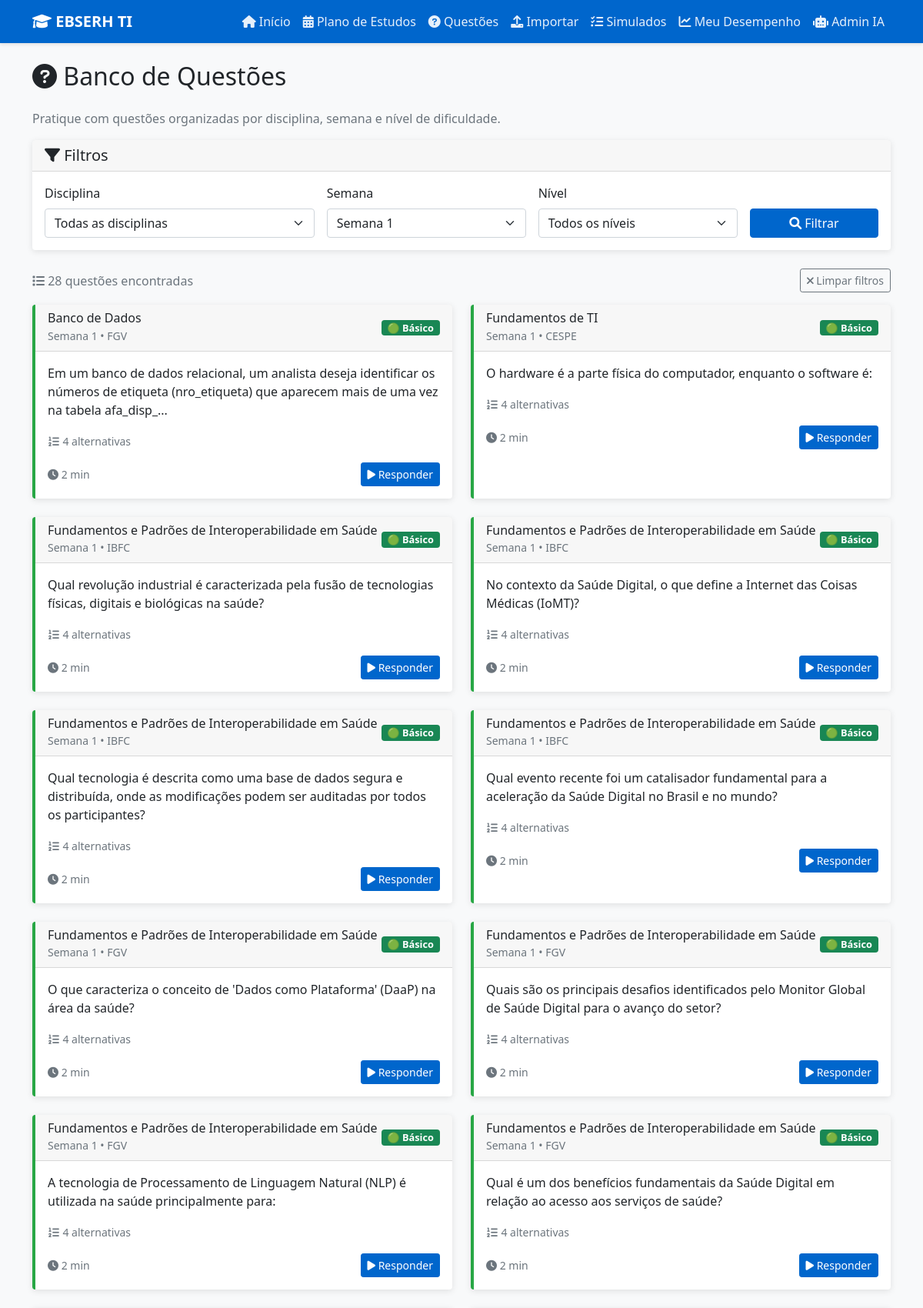
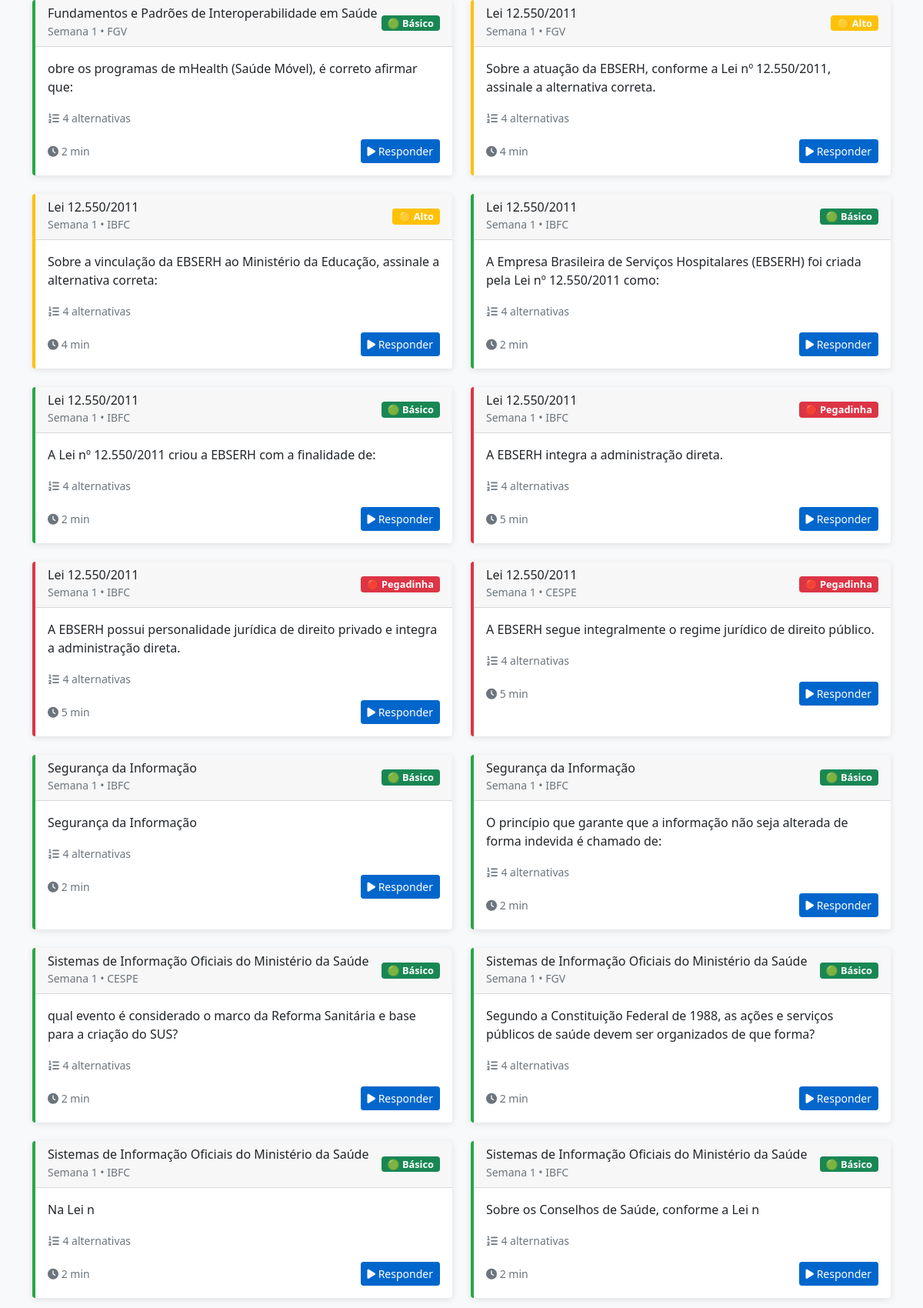
The page /questoes?semana=1 (upper part) on the database its author committed (2 pictures, top to bottom).
### tables this page shows
CREATE TABLE questoes (
            id INTEGER PRIMARY KEY AUTOINCREMENT,
            disciplina TEXT NOT NULL,
            semana INTEGER NOT NULL,
            nivel TEXT NOT NULL CHECK (nivel IN ('Básico', 'Alto', 'Pegadinha')),
            banca TEXT NOT NULL,
            enunciado TEXT NOT NULL,
            alternativas TEXT NOT NULL,
            resposta_correta TEXT NOT NULL,
            comentario TEXT NOT NULL
        , tags TEXT, dificuldade_num INTEGER);

### app.py (the view)
@app.route('/questoes')
def questoes():
    disciplina = request.args.get('disciplina', '')
    semana = request.args.get('semana', '')
    nivel = request.args.get('nivel', '')
    try:
        disciplinas = execute_query('SELECT DISTINCT disciplina FROM questoes ORDER BY disciplina')
        semanas = execute_query('SELECT DISTINCT semana FROM questoes ORDER BY semana')
        query = 'SELECT * FROM questoes WHERE 1=1'
        params = []
        if disciplina:
            query += ' AND disciplina = ?'
            params.append(disciplina)
        if semana:
            query += ' AND semana = ?'
            params.append(semana)
        if nivel:
            query += ' AND nivel = ?'
            params.append(nivel)
        query += ' ORDER BY disciplina, semana, nivel'
        questoes = execute_query(query, params)
        return render_template('questoes.html',
                             questoes=questoes,
                             disciplinas=disciplinas,
                             semanas=semanas,
                             filtros={'disciplina': disciplina, 'semana': semana, 'nivel': nivel})
    except Exception as e:
        return jsonify({'error': str(e)}), 500

### templates/questoes.html (shortened to what this page needs)
{% extends "base.html" %}
{% block content %}
<div class="row">
    <div class="col-12">
        <h2 class="mb-4">
            <i class="fas fa-question-circle"></i> Banco de Questões
        </h2>
        <p class="text-muted">Pratique com questões organizadas por disciplina, semana e nível de dificuldade.</p>
    </div>
</div>
<div class="row mb-4">
    <div class="col-12">
        <div class="card">
            <div class="card-header">
                <h5 class="mb-0"><i class="fas fa-filter"></i> Filtros</h5>
            </div>
            <div class="card-body">
                <form method="GET" action="{{ url_for('questoes') }}">
                    <div class="row g-3">
                        <div class="col-md-4">
                            <label for="disciplina" class="form-label">Disciplina</label>
                            <select class="form-select" id="disciplina" name="disciplina">
                                <option value="">Todas as disciplinas</option>
                            </select>
                        </div>
                        <div class="col-md-3">
                            <label for="semana" class="form-label">Semana</label>
                            <select class="form-select" id="semana" name="semana">
                                {% for s in semanas %}
                                <option value="{{ s.semana }}" {% if filtros.semana == s.semana|string %}selected{% endif %}>
                                    Semana {{ s.semana }}
                                </option>
                                {% endfor %}
                            </select>
                        </div>
                        <div class="col-md-3">
                            <label for="nivel" class="form-label">Nível</label>
                            <select class="form-select" id="nivel" name="nivel">
                                <option value="">Todos os níveis</option>
                            </select>
                        </div>
                        <div class="col-md-2 d-flex align-items-end">
                            <button type="submit" class="btn btn-primary w-100">
                                <i class="fas fa-search"></i> Filtrar
                            </button>
                        </div>
                    </div>
                </form>
            </div>
        </div>
    </div>
</div>
<div class="row mb-3">
    <div class="col-12">
        <div class="d-flex justify-content-between align-items-center">
            <span class="text-muted">
                <i class="fas fa-list"></i>
                {{ questoes|length }} questões encontradas
            </span>
            {% if filtros.disciplina or filtros.semana or filtros.nivel %}
            <a href="{{ url_for('questoes') }}" class="btn btn-outline-secondary btn-sm">
                <i class="fas fa-times"></i> Limpar filtros
            </a>
            {% endif %}
        </div>
    </div>
</div>
<div class="row g-4">
    {% for questao in questoes %}
    <div class="col-lg-6">
        <div class="card h-100 nivel-{{ questao.nivel.lower().replace('á', 'a').replace('ç', 'c').replace('ê', 'e') }}">
            <div class="card-header d-flex justify-content-between align-items-center">
                <div>
                    <h6 class="mb-0">{{ questao.disciplina }}</h6>
                    <small class="text-muted">Semana {{ questao.semana }} • {{ questao.banca }}</small>
                </div>
                <span class="badge badge-nivel
                    {% if questao.nivel == 'Básico' %}bg-success
                    {% elif questao.nivel == 'Alto' %}bg-warning
                    {% else %}bg-danger{% endif %}">
                    {% if questao.nivel == 'Básico' %}🟢
                    {% elif questao.nivel == 'Alto' %}🟡
                    {% else %}🔴{% endif %}
                    {{ questao.nivel }}
                </span>
            </div>
            <div class="card-body">
                <p class="card-text">{{ questao.enunciado[:150] }}{% if questao.enunciado|length > 150 %}...{% endif %}</p>
                <div class="mb-3">
                    <small class="text-muted">
                        <i class="fas fa-list-ol"></i> 4 alternativas
                    </small>
                </div>
                <div class="d-flex justify-content-between align-items-center">
                    <small class="text-muted">
                        <i class="fas fa-clock"></i>
                        {% if questao.nivel == 'Básico' %}2 min
                        {% elif questao.nivel == 'Alto' %}4 min
                        {% else %}5 min{% endif %}
                    </small>
                    <a href="{{ url_for('questao_detalhe', questao_id=questao.id) }}" class="btn btn-primary btn-sm">
                        <i class="fas fa-play"></i> Responder
                    </a>
                </div>
            </div>
        </div>
    </div>
    {% endfor %}
</div>
{% endblock %}

### templates/base.html (style rules this page uses)
:root { --primary-color: #0066cc; --secondary-color: #004499; --success-color: #28a745; --warning-color: #ffc107; --danger-color: #dc3545; --light-bg: #f8f9fa; }
body { background-color: var(--light-bg); font-family: 'Segoe UI', Tahoma, Geneva, Verdana, sans-serif; }
.btn-primary { background-color: var(--primary-color); border-color: var(--primary-color); }
.card { border: none; box-shadow: 0 2px 8px rgba(0,0,0,0.1); transition: transform 0.3s, box-shadow 0.3s; }
.nivel-basico { border-left: 4px solid var(--success-color); }
.nivel-alto { border-left: 4px solid var(--warning-color); }
.nivel-pegadinha { border-left: 4px solid var(--danger-color); }
.badge-nivel { font-size: 0.8em; padding: 4px 8px; }

### rows shown on the page
questoes: disciplina "Banco de Dados", semana "1", banca "FGV", nivel "Básico", enunciado "Em um banco de dados relacional, um analista deseja identificar os números de etiqueta (nro_etiqueta) que aparecem mais de uma vez na tabela afa_disp_", shows "2 min"
questoes: disciplina "Fundamentos de TI", semana "1", banca "CESPE", nivel "Básico", enunciado "O hardware é a parte física do computador, enquanto o software é:", shows "2 min"
questoes: disciplina "Fundamentos e Padrões de Interoperabilidade em Saúde", semana "1", banca "IBFC", nivel "Básico", enunciado "Qual revolução industrial é caracterizada pela fusão de tecnologias físicas, digitais e biológicas na saúde?", shows "2 min"
questoes: disciplina "Fundamentos e Padrões de Interoperabilidade em Saúde", semana "1", banca "IBFC", nivel "Básico", enunciado "No contexto da Saúde Digital, o que define a Internet das Coisas Médicas (IoMT)?", shows "2 min"
questoes: disciplina "Fundamentos e Padrões de Interoperabilidade em Saúde", semana "1", banca "IBFC", nivel "Básico", enunciado "Qual tecnologia é descrita como uma base de dados segura e distribuída, onde as modificações podem ser auditadas por todos os participantes?", shows "2 min"
questoes: disciplina "Fundamentos e Padrões de Interoperabilidade em Saúde", semana "1", banca "IBFC", nivel "Básico", enunciado "Qual evento recente foi um catalisador fundamental para a aceleração da Saúde Digital no Brasil e no mundo?", shows "2 min"
questoes: disciplina "Fundamentos e Padrões de Interoperabilidade em Saúde", semana "1", banca "FGV", nivel "Básico", enunciado "O que caracteriza o conceito de 'Dados como Plataforma' (DaaP) na área da saúde?", shows "2 min"
questoes: disciplina "Fundamentos e Padrões de Interoperabilidade em Saúde", semana "1", banca "FGV", nivel "Básico", enunciado "Quais são os principais desafios identificados pelo Monitor Global de Saúde Digital para o avanço do setor?", shows "2 min"
questoes: disciplina "Fundamentos e Padrões de Interoperabilidade em Saúde", semana "1", banca "FGV", nivel "Básico", enunciado "A tecnologia de Processamento de Linguagem Natural (NLP) é utilizada na saúde principalmente para:", shows "2 min"
questoes: disciplina "Fundamentos e Padrões de Interoperabilidade em Saúde", semana "1", banca "FGV", nivel "Básico", enunciado "Qual é um dos benefícios fundamentais da Saúde Digital em relação ao acesso aos serviços de saúde?", shows "2 min"
questoes: disciplina "Fundamentos e Padrões de Interoperabilidade em Saúde", semana "1", banca "FGV", nivel "Básico", enunciado "obre os programas de mHealth (Saúde Móvel), é correto afirmar que:", shows "2 min"
questoes: disciplina "Lei 12.550/2011", semana "1", banca "FGV", nivel "Alto", enunciado "Sobre a atuação da EBSERH, conforme a Lei nº 12.550/2011, assinale a alternativa correta.", shows "4 min"
questoes: disciplina "Lei 12.550/2011", semana "1", banca "IBFC", nivel "Alto", enunciado "Sobre a vinculação da EBSERH ao Ministério da Educação, assinale a alternativa correta:", shows "4 min"
questoes: disciplina "Lei 12.550/2011", semana "1", banca "IBFC", nivel "Básico", enunciado "A Empresa Brasileira de Serviços Hospitalares (EBSERH) foi criada pela Lei nº 12.550/2011 como:", shows "2 min"
questoes: disciplina "Lei 12.550/2011", semana "1", banca "IBFC", nivel "Básico", enunciado "A Lei nº 12.550/2011 criou a EBSERH com a finalidade de:", shows "2 min"
questoes: disciplina "Lei 12.550/2011", semana "1", banca "IBFC", nivel "Pegadinha", enunciado "A EBSERH integra a administração direta.", shows "5 min"
questoes: disciplina "Lei 12.550/2011", semana "1", banca "IBFC", nivel "Pegadinha", enunciado "A EBSERH possui personalidade jurídica de direito privado e integra a administração direta.", shows "5 min"
questoes: disciplina "Lei 12.550/2011", semana "1", banca "CESPE", nivel "Pegadinha", enunciado "A EBSERH segue integralmente o regime jurídico de direito público.", shows "5 min"
questoes: disciplina "Segurança da Informação", semana "1", banca "IBFC", nivel "Básico", enunciado "Segurança da Informação", shows "2 min"
questoes: disciplina "Segurança da Informação", semana "1", banca "IBFC", nivel "Básico", enunciado "O princípio que garante que a informação não seja alterada de forma indevida é chamado de:", shows "2 min"
questoes: disciplina "Sistemas de Informação Oficiais do Ministério da Saúde", semana "1", banca "CESPE", nivel "Básico", enunciado "qual evento é considerado o marco da Reforma Sanitária e base para a criação do SUS?", shows "2 min"
questoes: disciplina "Sistemas de Informação Oficiais do Ministério da Saúde", semana "1", banca "FGV", nivel "Básico", enunciado "Segundo a Constituição Federal de 1988, as ações e serviços públicos de saúde devem ser organizados de que forma?", shows "2 min"
questoes: disciplina "Sistemas de Informação Oficiais do Ministério da Saúde", semana "1", banca "IBFC", nivel "Básico", enunciado "Na Lei n", shows "2 min"
questoes: disciplina "Sistemas de Informação Oficiais do Ministério da Saúde", semana "1", banca "IBFC", nivel "Básico", enunciado "Sobre os Conselhos de Saúde, conforme a Lei n", shows "2 min"

### other values the page prints
{{ questoes|length }} "28"
